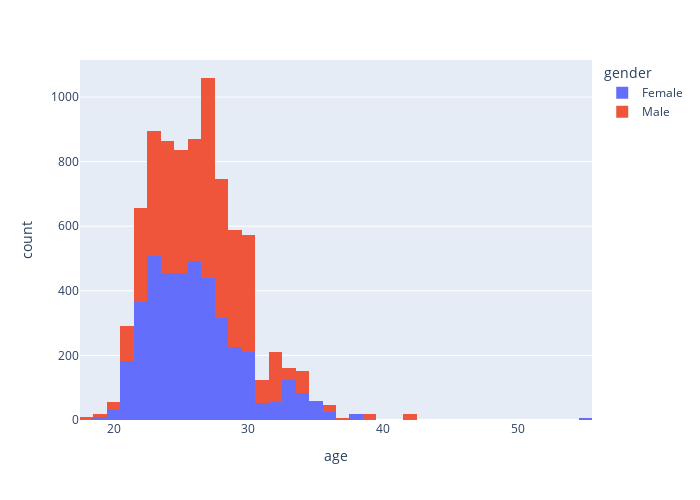

The cell this chart's notebook holds for it:
### Code cell
# Let's see this age distribution by gender :

fig = px.histogram(dataset,x='age',color='gender',width=700,height=500)
fig.show()

### Figure 1 — Plotly figure (JSON) as saved in the notebook; plotly's stock layout.template omitted (floating-point values rounded to 4 significant figures; data arrays with more than 128 entries replaced by an {"elided": "..."} marker saying what was removed)
{"data": [{"alignmentgroup": "True", "bingroup": "x", "hovertemplate": "gender=Female<br>age=%{x}<br>count=%{y}<extra></extra>", "legendgroup": "Female", "marker": {"color": "#636efa", "pattern": {"shape": ""}}, "name": "Female", "offsetgroup": "Female", "orientation": "v", "showlegend": true, "type": "histogram", "x": {"elided": "4184 int values"}, "xaxis": "x", "yaxis": "y"}, {"alignmentgroup": "True", "bingroup": "x", "hovertemplate": "gender=Male<br>age=%{x}<br>count=%{y}<extra></extra>", "legendgroup": "Male", "marker": {"color": "#EF553B", "pattern": {"shape": ""}}, "name": "Male", "offsetgroup": "Male", "orientation": "v", "showlegend": true, "type": "histogram", "x": {"elided": "4194 int values"}, "xaxis": "x", "yaxis": "y"}], "layout": {"barmode": "relative", "height": 500, "legend": {"title": {"text": "gender"}, "tracegroupgap": 0}, "margin": {"t": 60}, "width": 700, "xaxis": {"anchor": "y", "domain": [0, 1], "title": {"text": "age"}}, "yaxis": {"anchor": "x", "domain": [0, 1], "title": {"text": "count"}}}}
